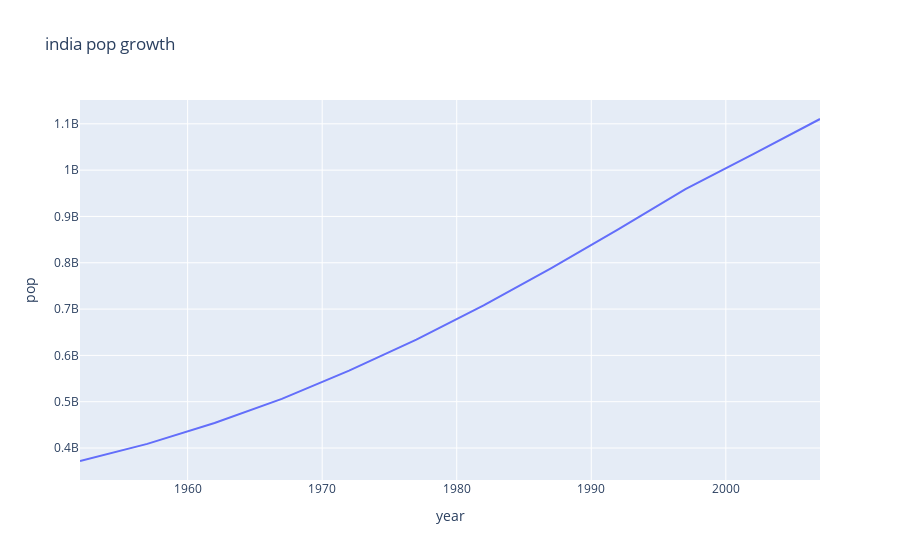

Notebook cell for this chart:
### Code cell
px.line(tempdf, x='year' , y='pop' , title='india pop growth')

### Figure 1 — Plotly figure (JSON) as saved in the notebook; plotly's stock layout.template omitted (floating-point values rounded to 4 significant figures)
{"data": [{"hovertemplate": "year=%{x}<br>pop=%{y}<extra></extra>", "legendgroup": "", "line": {"color": "#636efa", "dash": "solid"}, "marker": {"symbol": "circle"}, "mode": "lines", "name": "", "orientation": "v", "showlegend": false, "type": "scatter", "x": [1952, 1957, 1962, 1967, 1972, 1977, 1982, 1987, 1992, 1997, 2002, 2007], "xaxis": "x", "y": [372000000, 409000000, 454000000, 506000000, 567000000, 634000000, 708000000, 788000000, 872000000, 959000000, 1034172547, 1110396331], "yaxis": "y"}], "layout": {"legend": {"tracegroupgap": 0}, "title": {"text": "india pop growth"}, "xaxis": {"anchor": "y", "domain": [0, 1], "title": {"text": "year"}}, "yaxis": {"anchor": "x", "domain": [0, 1], "title": {"text": "pop"}}}}
